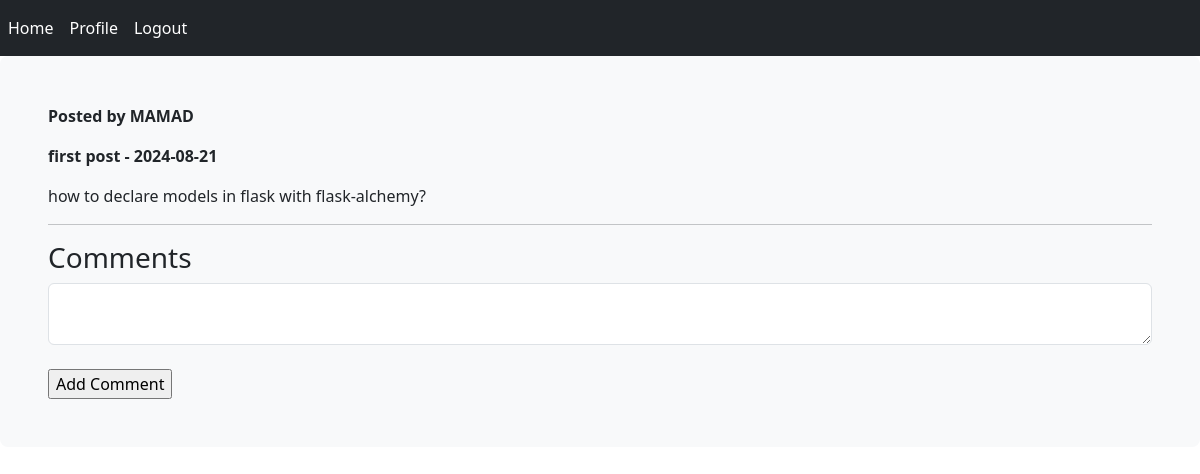
Before: /post_detail/1 (signed in) with the older database file.
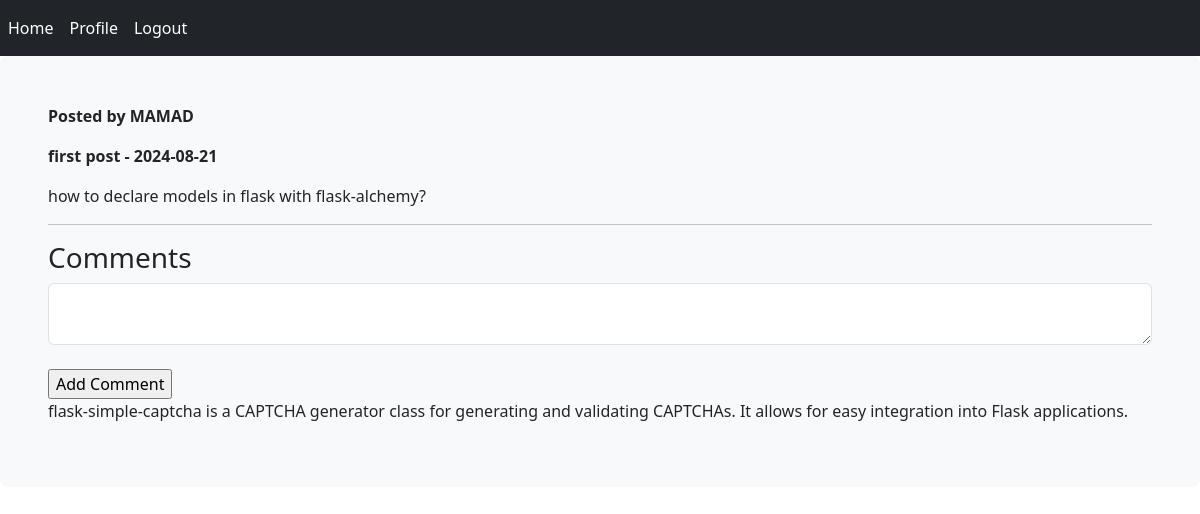
After: the same page with the newer database file.
### blog/models.py (models this page shows, shortened)
class Comment(db.Model):
    id = db.Column(db.Integer, primary_key=True)
    content = db.Column(db.Text)
    post_id = db.Column(db.Integer, db.ForeignKey('post.id'))

### blog/routes.py (the view)
@app.route('/post_detail/<int:post_id>', methods=('GET', 'POST'))
@login_required
def post_detail(post_id):
    form = CommentForm()
    post = Post.query.get_or_404(post_id)
    if form.validate_on_submit() and form.submit.data:
        comment = Comment(content=form.content.data, post=post)
        db.session.add(comment)
        db.session.commit()
        flash('Your comment added successfully', 'success')
        return redirect(url_for('post_detail', post_id=post.id))
    return render_template('post_detail.html', post=post, form=form)

### blog/forms.py
class CommentForm(FlaskForm):
    content = TextAreaField('Comment')
    submit = SubmitField('Add Comment')

### blog/models.py (called while the page is built)
@login_manager.user_loader
def load_user(user_id):
    return User.query.get(int(user_id))

### blog/templates/post_detail.html (shortened to what this page needs)
{% extends 'base.html' %}
{% block content %}
    <div class="content">
        <div class="post">
            <p><b>Posted by {{ post.author.username|upper }}</b></p>
            <b>
                <p class="title">{{ post.title }} - {{ post.date.strftime('%Y-%m-%d') }}</p>
            </b>
            <div class="content">
                <p>{{ post.content }}</p>
            </div>
            <hr>
            <h3>Comments</h3>
            <form action="" method="post">
                {{ form.content(class='form-control') }}<br>
                {{ form.submit }}
            </form>
            {% for comment in post.comments %}
                <div class="comment">
                    <p>{{ comment.content }}</p>
                </div>
            {% endfor %}
        </div>
    </div>
{% endblock %}

Changed rows visible on the page:
added Comment: content "flask-simple-captcha is a CAPTCHA generator class for generating and validating CAPTCHAs. It allows for easy integration into Flask applications."
